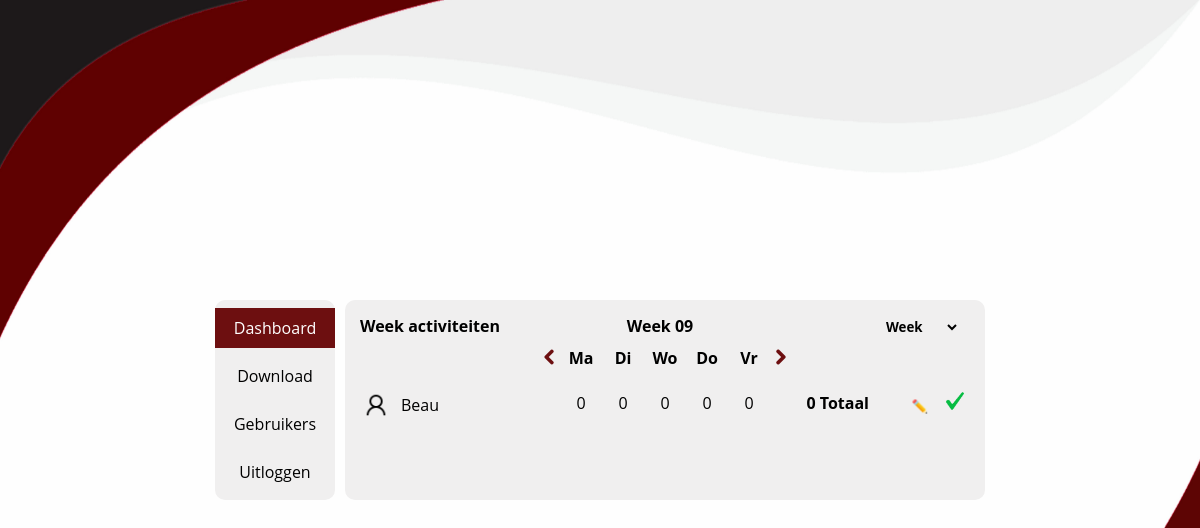
Screenshot of /admin/admin-index.php (signed in) with the database file from the repository.
### tables this page shows
CREATE TABLE `users` (
  `user_id` int(11) NOT NULL,
  `name` varchar(255) NOT NULL,
  `achternaam` varchar(255) NOT NULL,
  `email` varchar(255) NOT NULL,
  `telefoon` varchar(50) NOT NULL,
  `password` varchar(255) NOT NULL,
  `role` varchar(50) NOT NULL
);

### admin/admin-index.php (the view, shortened to what this page needs)
<?php
include "../db/conn.php";
$filter = isset($_GET['filter']) ? $_GET['filter'] : 'week';
$month  = isset($_GET['month']) ? (int)$_GET['month'] : date('n');
$year   = isset($_GET['year']) ? (int)$_GET['year'] : date('Y');
$week   = isset($_GET['week']) ? (int)$_GET['week'] : date('W');
if ($filter === 'maand') {
    $sql = "
        SELECT u.user_id, u.name, COALESCE(SUM(h.hours), 0) AS totaal
        FROM users u
        LEFT JOIN hours h ON u.user_id = h.user_id AND MONTH(h.date) = :month AND YEAR(h.date) = :year
        WHERE u.role = 'user'
        GROUP BY u.user_id, u.name
        ORDER BY u.name ASC
    ";
    $params = [':month' => $month, ':year' => $year];
} else {
    $sql = "
        SELECT u.user_id, u.name,
            COALESCE(SUM(CASE WHEN DAYOFWEEK(h.date) = 2 THEN h.hours ELSE 0 END), 0) AS Ma,
            COALESCE(SUM(CASE WHEN DAYOFWEEK(h.date) = 3 THEN h.hours ELSE 0 END), 0) AS Di,
            COALESCE(SUM(CASE WHEN DAYOFWEEK(h.date) = 4 THEN h.hours ELSE 0 END), 0) AS Wo,
            COALESCE(SUM(CASE WHEN DAYOFWEEK(h.date) = 5 THEN h.hours ELSE 0 END), 0) AS Do,
            COALESCE(SUM(CASE WHEN DAYOFWEEK(h.date) = 6 THEN h.hours ELSE 0 END), 0) AS Vr
        FROM users u
        LEFT JOIN hours h ON u.user_id = h.user_id
          AND YEARWEEK(h.date, 1) = YEARWEEK(STR_TO_DATE(CONCAT(:year, '-', :week, ' Monday'), '%x-%v %W'), 1)
        WHERE u.role = 'user'
        GROUP BY u.user_id, u.name
        ORDER BY u.name ASC
    ";
    $params = [':year' => $year, ':week' => $week];
}
try {
    $stmt = $pdo->prepare($sql);
    $stmt->execute($params);
    $rows = $stmt->fetchAll(PDO::FETCH_ASSOC);
} catch (PDOException $e) {
    die("Error retrieving data: " . $e->getMessage());
}
?>
<!DOCTYPE html>
<html lang="nl">
<head>
    <link rel="stylesheet" href="../css/admin-index.css">
</head>
<body>
<div class="container">
    <?php include 'admin-header.php'; ?>
    <div class="content">
        <div class="dateNfilter-header <?= 'filter-' . $filter ?>">
            <?php if ($filter === 'week'): ?>
                <div class="name">Week activiteiten</div>
                <div class="huidige-week-weergave">Week <?= $week ?></div>
            <?php else: ?>
                <div class="name">Vandaag activiteiten</div>
            <?php endif; ?>
            <form method="GET" action="" class="filter-form">
                <select name="filter" id="filter" onchange="this.form.submit()">
                    <option value="week" <?= $filter === 'week' ? 'selected' : '' ?>>Week</option>
                </select>
            </form>
        </div>
        <?php if ($filter === 'week'): ?>
            <div class="week-tr">
                <?php
                $prev_week = $week - 1;
                $next_week = $week + 1;
                $prev_year = $year;
                $next_year = $year;
                ?>
                <div class="linkere-pijl-th">
                    <a href="?filter=week&year=<?= $prev_year ?>&week=<?= $prev_week ?>">
                        <img src="../img/links-pijl.png">
                    </a>
                </div>
                <div class="week-th">Ma</div>
                <div class="week-th">Di</div>
                <div class="week-th">Wo</div>
                <div class="week-th">Do</div>
                <div class="week-th">Vr</div>
                <div class="rechtere-pijl-th">
                    <a href="?filter=week&year=<?= $next_year ?>&week=<?= $next_week ?>">
                        <img src="../img/rechts-pijl.png">
                    </a>
                </div>
            </div>
        <?php endif; ?>
        <table class="tabel-content" data-filter="<?= $filter ?>">
            <tbody>
            <?php foreach ($rows as $row): ?>
                <tr data-user-id="<?= htmlspecialchars($row["user_id"]) ?>">
                    <td class="naamNuser-icon">
                        <img src="../img/user-icon.png" alt="icon" class="user-icon">
                        <?= htmlspecialchars($row["name"]) ?>
                    </td>
                    <?php if ($filter === 'week'):
                        $total = $row["Ma"] + $row["Di"] + $row["Wo"] + $row["Do"] + $row["Vr"];
                        ?>
                        <td class="uren-row editable"><?= htmlspecialchars($row["Ma"]) ?></td>
                        <td class="uren-row editable"><?= htmlspecialchars($row["Di"]) ?></td>
                        <td class="uren-row editable"><?= htmlspecialchars($row["Wo"]) ?></td>
                        <td class="uren-row editable"><?= htmlspecialchars($row["Do"]) ?></td>
                        <td class="uren-row editable"><?= htmlspecialchars($row["Vr"]) ?></td>
                        <td class="totaal-week-end"><strong><?= htmlspecialchars($total) ?> Totaal</strong></td>
                        <td class="action-icons">
                            <button class="edit-btn" title="Wijzigen">✏️</button>
                            <form method="POST" action="" style="display:inline;">
                                <button type="submit">
                                    <img class="action-pngs" src="../img/checkmark.png" title="Accorderen">
                                </button>
                            </form>
                        </td>
                    <?php endif; ?>
                </tr>
            <?php endforeach; ?>
            </tbody>
        </table>
    </div>
</div>
</body>
</html>

### css/admin-index.css (style rules this page uses)
* { font-family: "Open Sans", serif; }
html { height: 100%; width: 100%; display: flex; flex-direction: row; align-items: center; justify-content: center; }
.container { display: flex; justify-content: center; max-width: 1024px; margin: auto; }
.content { background-color: #F0EFEF; border-radius: 10px; padding: 15px; }
.filter-week { display: grid; grid-template-columns: 200px 200px 200px; font-weight: bold; }
.tabel-content[data-filter="week"] { width: 600px; border-collapse: collapse; }
.linkere-pijl-th { text-align: end; }
.linkere-pijl-th img { width: 20px; }
.rechtere-pijl-th { text-align: start; }
.rechtere-pijl-th img { width: 20px; }
.week-th { width: 42px; text-align: center; font-weight: bold; line-height: 22px; }
.week-tr { display: flex; justify-content: center; margin: 10px; }
.huidige-week-weergave { text-align: center; }
.filter-form { text-align: end; }
.filter-form select { font-weight: bold; }
.filter-form select option { font-weight: bold; }
#filter { border: none; background-color: transparent; color: black; cursor: pointer; }
.tabel-content tr { display: grid; grid-template-columns: 200px 42px 42px 42px 42px 42px 100px 100px; margin-top: 5px; margin-bottom: 5px; }
.totaal-week-end { text-align: end; line-height: 30px; }
.action-icons { text-align: end; }
.uren-row { text-align: center; line-height: 30px; }
.user-icon { width: 30px; margin-right: 10px; }
.naamNuser-icon { display: flex; align-items: center; }
.action-pngs { width: 20px; }
.action-icons button { border: none; cursor: pointer; width: 30px; height: 30px; background-color: transparent; transition: transform 0.1s linear; }

### css/admin-header.css (style rules this page uses)
body { margin: 0; overflow: hidden; background-image: url("../img/achtergrond.jpg"); background-repeat: no-repeat; background-size: 100vw 100vh; }

### rows the page displays
users: name "Beau", Ma "0", Di "0", Wo "0", Do "0", Vr "0", total "0"

### other values shown
$week "09"
